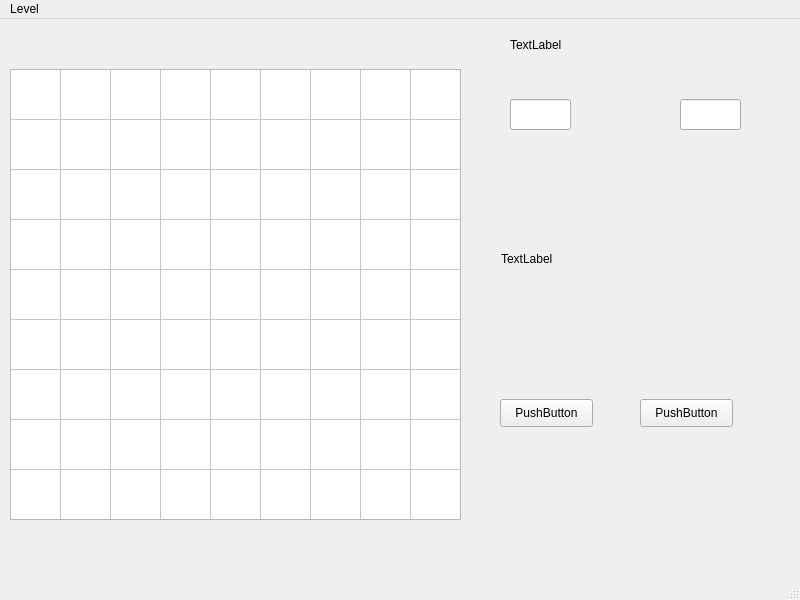
<?xml version="1.0" encoding="UTF-8"?>
<ui version="4.0">
 <class>MainWindow</class>
 <widget class="QMainWindow" name="MainWindow">
  <property name="geometry">
   <rect>
    <x>0</x>
    <y>0</y>
    <width>800</width>
    <height>600</height>
   </rect>
  </property>
  <property name="windowTitle">
   <string>MainWindow</string>
  </property>
  <widget class="QWidget" name="centralwidget">
   <widget class="QLabel" name="time">
    <property name="geometry">
     <rect>
      <x>510</x>
      <y>15</y>
      <width>251</width>
      <height>21</height>
     </rect>
    </property>
    <property name="text">
     <string>TextLabel</string>
    </property>
   </widget>
   <widget class="QTableWidget" name="tableWidget">
    <property name="geometry">
     <rect>
      <x>10</x>
      <y>50</y>
      <width>451</width>
      <height>451</height>
     </rect>
    </property>
    <property name="verticalScrollBarPolicy">
     <enum>Qt::ScrollBarAlwaysOff</enum>
    </property>
    <property name="horizontalScrollBarPolicy">
     <enum>Qt::ScrollBarAlwaysOff</enum>
    </property>
    <property name="showGrid">
     <bool>true</bool>
    </property>
    <property name="sortingEnabled">
     <bool>false</bool>
    </property>
    <property name="cornerButtonEnabled">
     <bool>true</bool>
    </property>
    <property name="rowCount">
     <number>9</number>
    </property>
    <property name="columnCount">
     <number>9</number>
    </property>
    <attribute name="horizontalHeaderVisible">
     <bool>false</bool>
    </attribute>
    <attribute name="horizontalHeaderMinimumSectionSize">
     <number>30</number>
    </attribute>
    <attribute name="horizontalHeaderDefaultSectionSize">
     <number>50</number>
    </attribute>
    <attribute name="verticalHeaderVisible">
     <bool>false</bool>
    </attribute>
    <attribute name="verticalHeaderDefaultSectionSize">
     <number>50</number>
    </attribute>
    <attribute name="verticalHeaderHighlightSections">
     <bool>true</bool>
    </attribute>
    <row/>
    <row/>
    <row/>
    <row/>
    <row/>
    <row/>
    <row/>
    <row/>
    <row/>
    <column/>
    <column/>
    <column/>
    <column/>
    <column/>
    <column/>
    <column/>
    <column/>
    <column/>
   </widget>
   <widget class="QLineEdit" name="Level_state">
    <property name="geometry">
     <rect>
      <x>510</x>
      <y>80</y>
      <width>61</width>
      <height>31</height>
     </rect>
    </property>
   </widget>
   <widget class="QLineEdit" name="surplus">
    <property name="geometry">
     <rect>
      <x>680</x>
      <y>80</y>
      <width>61</width>
      <height>31</height>
     </rect>
    </property>
   </widget>
   <widget class="QLabel" name="Check_state">
    <property name="geometry">
     <rect>
      <x>501</x>
      <y>144</y>
      <width>271</width>
      <height>191</height>
     </rect>
    </property>
    <property name="text">
     <string>TextLabel</string>
    </property>
   </widget>
   <widget class="QPushButton" name="start">
    <property name="geometry">
     <rect>
      <x>500</x>
      <y>380</y>
      <width>93</width>
      <height>28</height>
     </rect>
    </property>
    <property name="text">
     <string>PushButton</string>
    </property>
   </widget>
   <widget class="QPushButton" name="Ok">
    <property name="geometry">
     <rect>
      <x>640</x>
      <y>380</y>
      <width>93</width>
      <height>28</height>
     </rect>
    </property>
    <property name="text">
     <string>PushButton</string>
    </property>
   </widget>
  </widget>
  <widget class="QMenuBar" name="menubar">
   <property name="geometry">
    <rect>
     <x>0</x>
     <y>0</y>
     <width>800</width>
     <height>26</height>
    </rect>
   </property>
   <widget class="QMenu" name="menuLevel">
    <property name="title">
     <string>Level</string>
    </property>
    <addaction name="actionEasy"/>
    <addaction name="actionMedium"/>
    <addaction name="actionHard"/>
   </widget>
   <addaction name="menuLevel"/>
  </widget>
  <widget class="QStatusBar" name="statusbar"/>
  <action name="actionEasy">
   <property name="text">
    <string>Easy</string>
   </property>
  </action>
  <action name="actionMedium">
   <property name="text">
    <string>Medium</string>
   </property>
  </action>
  <action name="actionHard">
   <property name="text">
    <string>Hard</string>
   </property>
  </action>
 </widget>
 <resources/>
 <connections/>
</ui>
